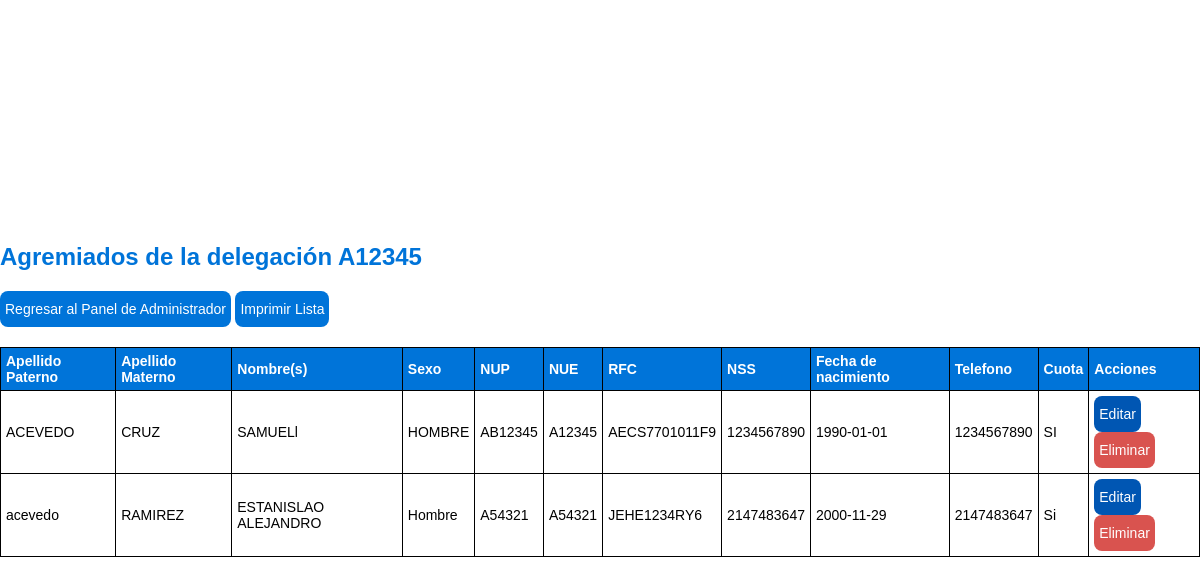
Screenshot of /ver_agremiados.php with the database file from the repository.
### tables this page shows
CREATE TABLE IF NOT EXISTS `agremiados` (
  `id_agremiado` int(11) NOT NULL AUTO_INCREMENT,
  `a_paterno` varchar(50) DEFAULT NULL,
  `a_materno` varchar(50) DEFAULT NULL,
  `nombre` varchar(50) DEFAULT NULL,
  `sexo` varchar(30) DEFAULT NULL,
  `NUP` varchar(20) DEFAULT NULL,
  `NUE` varchar(20) NOT NULL DEFAULT '',
  `RFC` varchar(13) DEFAULT NULL,
  `NSS` int(10) DEFAULT NULL,
  `f_nacimiento` date DEFAULT NULL,
  `telefono` int(10) DEFAULT NULL,
  `cuota` binary(2) DEFAULT NULL,
  PRIMARY KEY (`id_agremiado`),
  KEY `NUE` (`NUE`)
);

### ver_agremiados.php (the view, shortened to what this page needs)
<!DOCTYPE html>
<html lang="es">
<head>
    <link rel="stylesheet" type="text/css" href="styles.css">
</head>
<body>
    <div class="content">
        <h2>Agremiados de la delegación A12345</h2>
        <a href="administrador.php" class="button no-print">Regresar al Panel de Administrador</a>
        <button onclick="window.print()" class="button no-print">Imprimir Lista</button>
        <table>
            <thead>
                <tr>
                    <th>Apellido Paterno</th>
                    <th>Apellido Materno</th>
                    <th>Nombre(s)</th>
                    <th>Sexo</th>
                    <th>NUP</th>
                    <th>NUE</th>
                    <th>RFC</th>
                    <th>NSS</th>
                    <th>Fecha de nacimiento</th>
                    <th>Telefono</th>
                    <th>Cuota</th>
                    <th class="no-print">Acciones</th>
                </tr>
            </thead>
            <tbody>
                <?php
                require_once "conexion.php";
                $sql = "SELECT * FROM agremiados";
                $result = $conn->query($sql);
                if ($result->num_rows > 0) {
                    while ($row = $result->fetch_assoc()) {
                        echo "<tr>";
                        echo "<td>" . $row["a_paterno"] . "</td>";
                        echo "<td>" . $row["a_materno"] . "</td>";
                        echo "<td>" . $row["nombre"] . "</td>";
                        echo "<td>" . $row["sexo"] . "</td>";
                        echo "<td>" . $row["NUP"] . "</td>";
                        echo "<td>" . $row["NUE"] . "</td>";
                        echo "<td>" . $row["RFC"] . "</td>";
                        echo "<td>" . $row["NSS"] . "</td>";
                        echo "<td>" . $row["f_nacimiento"] . "</td>";
                        echo "<td>" . $row["telefono"] . "</td>";
                        echo "<td>" . $row["cuota"] . "</td>";
                        echo "<td class='no-print'>";
                        echo "<a href='editar_agremiado.php?id=" . $row["id_agremiado"] . "' class='button button-edit'>Editar</a>";
                        echo "<a href='eliminar_agremiado.php?id=" . $row["id_agremiado"] . "' class='button button-delete'>Eliminar</a>";
                        echo "</td>";
                        echo "</tr>";
                    }
                } else {
                    echo "<tr><td colspan='12'>No se encontraron agremiados.</td></tr>";
                }
                ?>
            </tbody>
        </table>
    </div>
</body>
</html>

### styles.css (style rules this page uses)
* { margin: 0; padding: 0; box-sizing: border-box; }
body { font-family: Arial, sans-serif; background-color: #f4f4f4; display: flex; justify-content: center; align-items: center; height: 100vh; }
h2 { margin-bottom: 20px; color: #333; }

### ver_agremiados.php (style rules this page uses)
body { font-family: Arial, sans-serif; background-color: #FFFFFF; margin: 0; padding: 0; }
h2 { color: #0074D9; margin-top: 0; }
table { width: 100%; border-collapse: collapse; margin-top: 20px; font-size: 14px; }
th, td { padding: 5px; text-align: left; border: 1px solid #000; }
th { background-color: #0074D9; color: #fff; }
.button { display: inline-block; padding: 10px 5px; background-color: #0074D9; color: #fff; border: none; border-radius: 8px; text-decoration: none; font-size: 14px; cursor: pointer; transition: background-color 0.3s; }
.button-edit { background-color: #0056b3; }
.button-delete { background-color: #d9534f; }

### rows the page displays
agremiados: a_paterno "ACEVEDO", a_materno "CRUZ", nombre "SAMUELl", sexo "HOMBRE", NUP "AB12345", NUE "A12345", RFC "AECS7701011F9", NSS "1234567890", f_nacimiento "1990-01-01", telefono "1234567890", cuota "SI"
agremiados: a_paterno "acevedo", a_materno "RAMIREZ", nombre "ESTANISLAO ALEJANDRO", sexo "Hombre", NUP "A54321", NUE "A54321", RFC "JEHE1234RY6", NSS "2147483647", f_nacimiento "2000-11-29", telefono "2147483647", cuota "Si"
